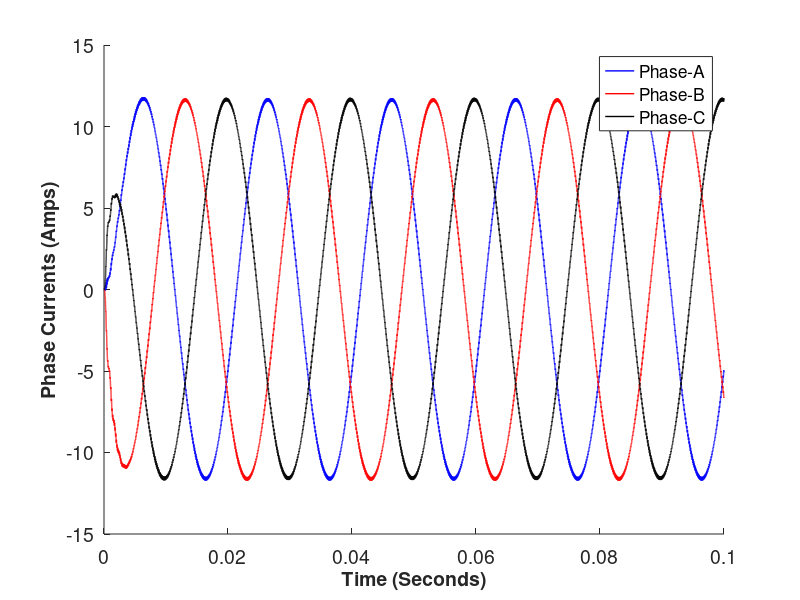
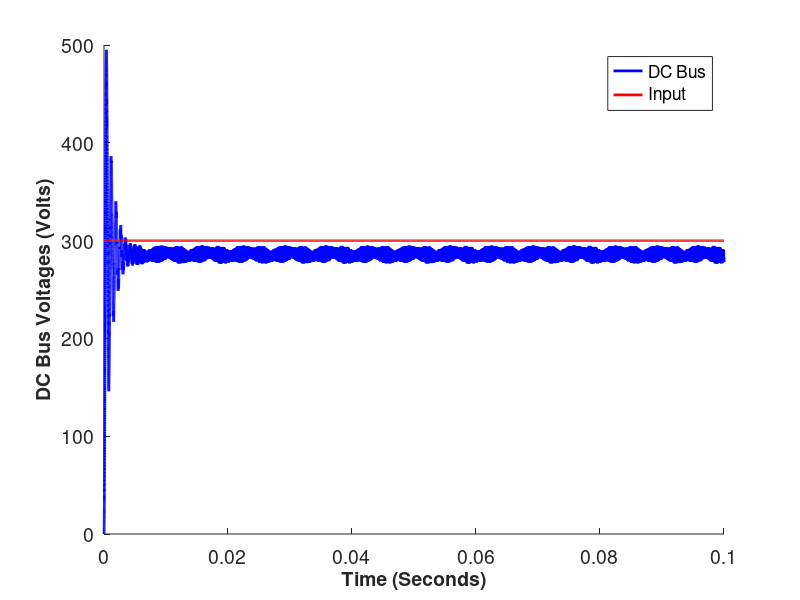
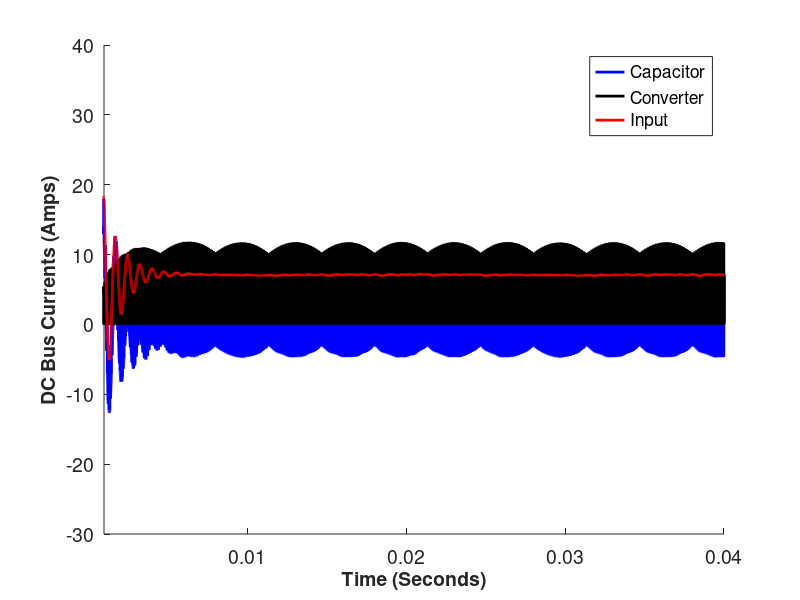
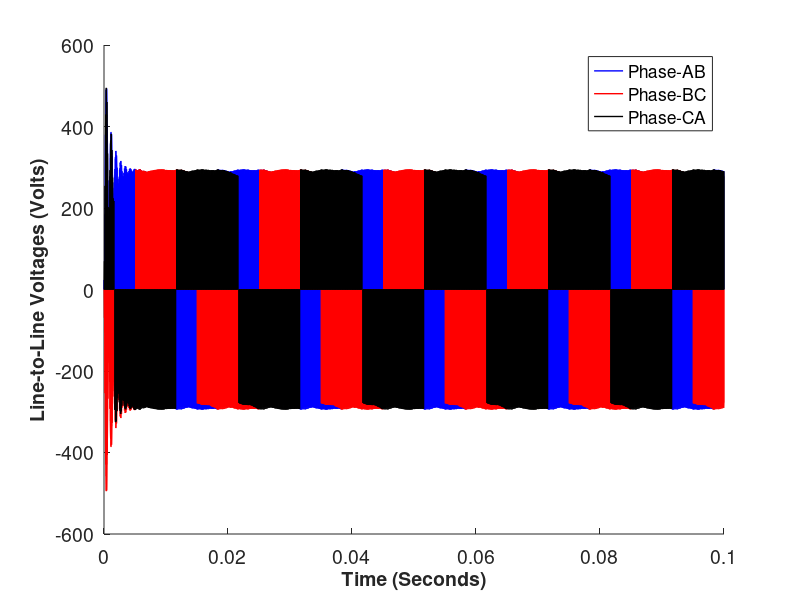

These figures' MATLAB source, in order:
tic
%% Time array
Tstep = 1e-6; % s
Tfinal = 100e-3; % s
time_array = 0:Tstep:Tfinal-Tstep;
NumberofSteps = numel(time_array);
%% Defined Parameters
DCSourceMagn = 300; % V
SixthHarmonicMagn = 0; % V
SixthHarmonicPhase = 0; % Radians
%% Constant Parameters
Cdc = 15e-6; % F
RA = 10; % Ohms
RB = 10; % Ohms
RC = 10; % Ohms
LA = 15e-3; % H
LB = 15e-3; % H
LC = 15e-3; % H
Rin = 2; % Ohms
Lin = 1e-3; % H
%% Generate switching signals
ma = 0.9;
fo = 50; % Hz
fsw = 10e3; % Hz
delta = 0; % Radians
VrefA = ma*sin(2*pi*fo*time_array-delta);
VrefB = ma*sin(2*pi*fo*time_array-delta-2*pi/3);
VrefC = ma*sin(2*pi*fo*time_array-delta-4*pi/3);
Vcarrier = sawtooth(2*pi*fsw*time_array);
SA = (VrefA > Vcarrier);
SB = (VrefB > Vcarrier);
SC = (VrefC > Vcarrier);
%% States
PhaseACurrent = zeros(1, NumberofSteps);
PhaseBCurrent = zeros(1, NumberofSteps);
PhaseCCurrent = zeros(1, NumberofSteps);
DCBusVoltage = zeros(1, NumberofSteps);
InputCurrent = zeros(1, NumberofSteps);
%% Coefficients
Coef_isa_isa = -((RA*LB)+(RA*LC)+(RB*LC)) / ((LA*LC)+(LB*LC)+(LA*LB));
Coef_isa_isc = ((RC*LB)-(RB*LC)) / ((LA*LC)+(LB*LC)+(LA*LB));
Coef_isa_vdc = ((SA*LB)+(SA*LC)-(SB*LC)-(SC*LB)) / ((LA*LC)+(LB*LC)+(LA*LB));
Coef_isc_isa = ((RA*LB)-(RB*LA)) / ((LA*LC)+(LB*LC)+(LA*LB));
Coef_isc_isc = -((RC*LA)+(RC*LB)+(RB*LA)) / ((LA*LC)+(LB*LC)+(LA*LB));
Coef_isc_vdc = ((SC*LA)+(SC*LB)-(SA*LB)-(SB*LA)) / ((LA*LC)+(LB*LC)+(LA*LB));
Coef_vdc_isa = (SB-SA) / (Cdc);
Coef_vdc_isc = (SB-SC) / (Cdc);
Coef_vdc_iin = 1 / (Cdc);
Coef_iin_vdc = -1 / (Lin);
Coef_iin_iin = -(Rin) / (Lin);
Coef_iin_vin = 1 / (Lin);

%% Inputs
InputVoltage = DCSourceMagn + SixthHarmonicMagn*sin(2*pi*300*time_array-SixthHarmonicPhase);
%% Main Loop for State Calculations
PhaseACurrentPrev = 0;
PhaseCCurrentPrev = 0;
DCBusVoltagePrev  = 0;
InputCurrentPrev  = 0;
PhaseACurrentDiff = 0;
PhaseCCurrentDiff = 0;
DCBusVoltageDiff  = 0;
InputCurrentDiff  = 0;
for k = 2:NumberofSteps
    PhaseACurrentDiff = ...
        Coef_isa_isa     * PhaseACurrentPrev +...
        Coef_isa_isc     * PhaseCCurrentPrev +...
        Coef_isa_vdc(k)  * DCBusVoltagePrev  +...
        (0)              * InputCurrentPrev  +...
        (0)              * InputVoltage(k);
    
    PhaseCCurrentDiff = ...
        Coef_isc_isa     * PhaseACurrentPrev +...
        Coef_isc_isc     * PhaseCCurrentPrev +...
        Coef_isc_vdc(k)  * DCBusVoltagePrev  +...
        (0)              * InputCurrentPrev  +...
        (0)              * InputVoltage(k);
    
    DCBusVoltageDiff = ...
        Coef_vdc_isa(k)  * PhaseACurrentPrev +...
        Coef_vdc_isc(k)  * PhaseCCurrentPrev +...
        (0)              * DCBusVoltagePrev  +...
        Coef_vdc_iin     * InputCurrentPrev  +...
        (0)              * InputVoltage(k);
    
    InputCurrentDiff = ...
        (0)              * PhaseACurrentPrev +...
        (0)              * PhaseCCurrentPrev +...
        Coef_iin_vdc     * DCBusVoltagePrev  +...
        Coef_iin_iin     * InputCurrentPrev  +...
        Coef_iin_vin     * InputVoltage(k);
    
    PhaseACurrent(k) = PhaseACurrentPrev + PhaseACurrentDiff*Tstep;
    PhaseCCurrent(k) = PhaseCCurrentPrev + PhaseCCurrentDiff*Tstep;
    DCBusVoltage(k)  = DCBusVoltagePrev  + DCBusVoltageDiff *Tstep;
    InputCurrent(k)  = InputCurrentPrev  + InputCurrentDiff *Tstep;
    
    PhaseACurrentPrev = PhaseACurrent(k);
    PhaseCCurrentPrev = PhaseCCurrent(k);
    DCBusVoltagePrev  = DCBusVoltage(k);
    InputCurrentPrev  = InputCurrent(k);
end
%% Other Parameters
PhaseBCurrent = - PhaseACurrent - PhaseCCurrent;
ConverterVoltagePhaseAPhaseB = DCBusVoltage.*(SA-SB);
ConverterVoltagePhaseBPhaseC = DCBusVoltage.*(SB-SC);
ConverterVoltagePhaseCPhaseA = DCBusVoltage.*(SC-SA);
ConverterDCBusCurrent = PhaseACurrent.*SA + PhaseBCurrent.*SB + PhaseCCurrent.*SC;
DCBusCapacitorCurrent = InputCurrent - ConverterDCBusCurrent;
toc

%% Phase Currents
figure;
hold all;
plot(time_array,PhaseACurrent,'b-','Linewidth',1);
plot(time_array,PhaseBCurrent,'r-','Linewidth',1);
plot(time_array,PhaseCCurrent,'k-','Linewidth',1);
set(gca,'FontSize',14);
xlabel('Time (Seconds)','FontSize',14,'FontWeight','Bold')
ylabel('Phase Currents (Amps)','FontSize',14,'FontWeight','Bold')
%xlim([0 40e-3]);
%ylim([-1.2 1.2]);
legend({'Phase-A','Phase-B','Phase-C'},'Location','best');
%% DC Bus Voltages
figure;
hold all;
plot(time_array,DCBusVoltage,'b-','Linewidth',2);
plot(time_array,InputVoltage,'r-','Linewidth',2);
set(gca,'FontSize',14);
xlabel('Time (Seconds)','FontSize',14,'FontWeight','Bold')
ylabel('DC Bus Voltages (Volts)','FontSize',14,'FontWeight','Bold')
%xlim([0 40e-3]);
%ylim([-1.2 1.2]);
legend({'DC Bus','Input'},'Location','best');
%% DC Bus Currents
figure;
hold all;
plot(time_array,DCBusCapacitorCurrent,'b-','Linewidth',2);
plot(time_array,ConverterDCBusCurrent,'k-','Linewidth',2);
plot(time_array,InputCurrent,'r-','Linewidth',2);
set(gca,'FontSize',14);
xlabel('Time (Seconds)','FontSize',14,'FontWeight','Bold')
ylabel('DC Bus Currents (Amps)','FontSize',14,'FontWeight','Bold')
xlim([1e-3 40e-3]);
%ylim([-1.2 1.2]);
legend({'Capacitor','Converter','Input'},'Location','best');
%% Line to Line Voltages
figure;
hold all;
plot(time_array,ConverterVoltagePhaseAPhaseB,'b-','Linewidth',1);
plot(time_array,ConverterVoltagePhaseBPhaseC,'r-','Linewidth',1);
plot(time_array,ConverterVoltagePhaseCPhaseA,'k-','Linewidth',1);
set(gca,'FontSize',14);
xlabel('Time (Seconds)','FontSize',14,'FontWeight','Bold')
ylabel('Line-to-Line Voltages (Volts)','FontSize',14,'FontWeight','Bold')
%xlim([0 40e-3]);
%ylim([-1.2 1.2]);
legend({'Phase-AB','Phase-BC','Phase-CA'},'Location','best');
%%
% %% Reference Signal and Carrier
% figure;
% hold all;
% plot(time_array,VrefA,'b-','Linewidth',2);
% plot(time_array,VrefB,'g-','Linewidth',2);
% plot(time_array,VrefC,'k-','Linewidth',2);
% plot(time_array,Vcarrier,'r-','Linewidth',2);
% set(gca,'FontSize',14);
% xlabel('Time (Seconds)','FontSize',14,'FontWeight','Bold')
% ylabel('Reference Signals (Volts)','FontSize',14,'FontWeight','Bold')
% xlim([0 40e-3]);
% ylim([-1.2 1.2]);
% legend({'Phase-A','Phase-B','Phase-C'},'Location','best');
% %% Switching Signals
% figure;
% hold all;
% %plot(time_array,SA,'b-','Linewidth',2);
% plot(time_array,SA-SB,'r-','Linewidth',2);
% plot(time_array,(VrefA-VrefB)/sqrt(3),'k-','Linewidth',2);
% %plot(time_array,SB,'g-','Linewidth',2);
% %plot(time_array,SC,'k-','Linewidth',2);
% %plot(time_array,Vcarrier,'r-','Linewidth',2);
% set(gca,'FontSize',14);
% xlabel('Time (Seconds)','FontSize',14,'FontWeight','Bold')
% ylabel('Reference Signals (Volts)','FontSize',14,'FontWeight','Bold')
% xlim([0 40e-3]);
% ylim([-1.2 1.2]);
% %% Input Voltage
% figure;
% hold all;
% plot(time_array,InputVoltage,'b-','Linewidth',2);
% set(gca,'FontSize',14);
% xlabel('Time (Seconds)','FontSize',14,'FontWeight','Bold')
% ylabel('Inp?t Voltage (Volts)','FontSize',14,'FontWeight','Bold')
% xlim([0 20e-3]);
% ylim([0 400]);
